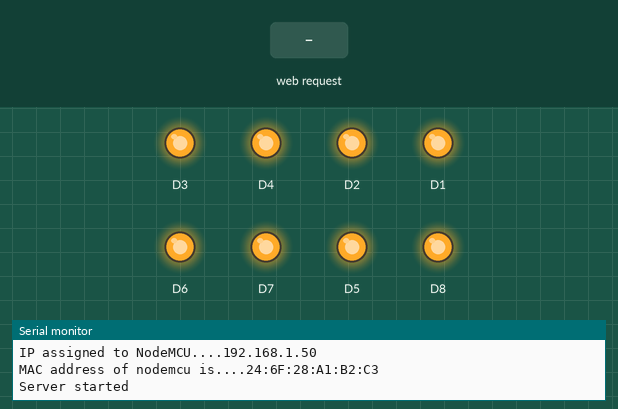
Bench run of a sketch on a simulated ESP8266 (NodeMCU). On the bench: output pins drawn as LEDs (lit = HIGH), the last lines printed to the serial monitor. The inputs (shaded band) are chosen by the test bench. WiFi joins after 1.5 s; servers stay silent unless stated.

Above: at 3.8 s.
3.9 s: HTTP request GET /1/on received
At 4.9 s:
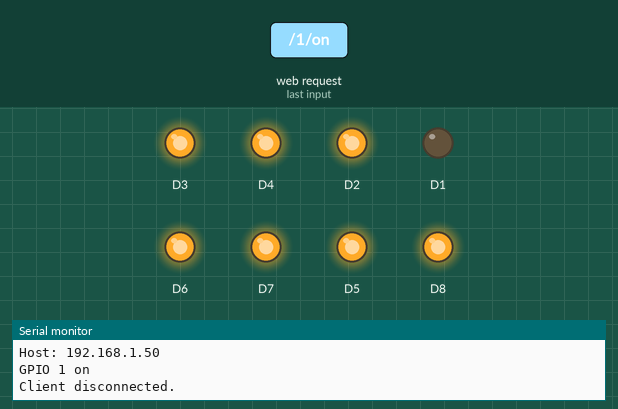
5.4 s: HTTP request GET /2/on received
At 6.1 s:
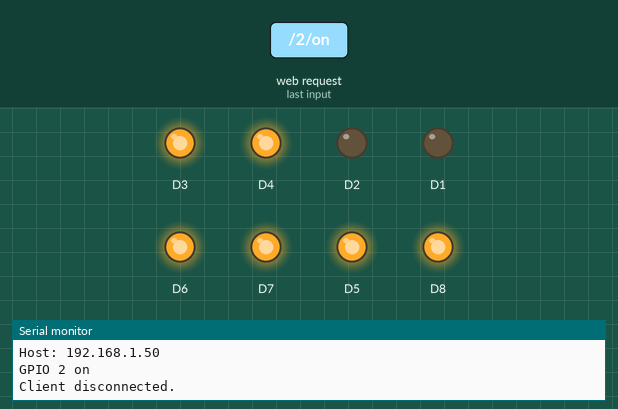
6.9 s: HTTP request GET /1/off received
At 7.3 s:
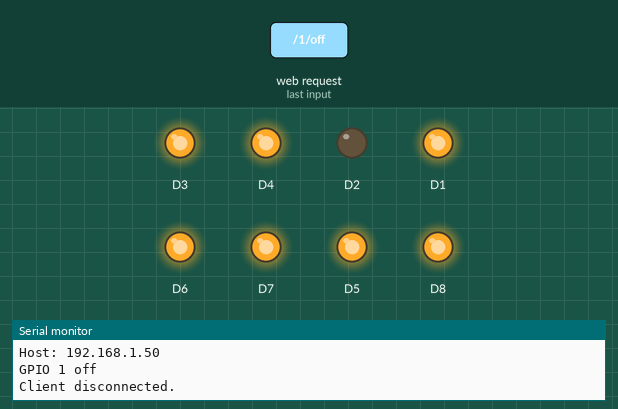
8.4 s: HTTP request GET /3/on received
At 9.6 s:
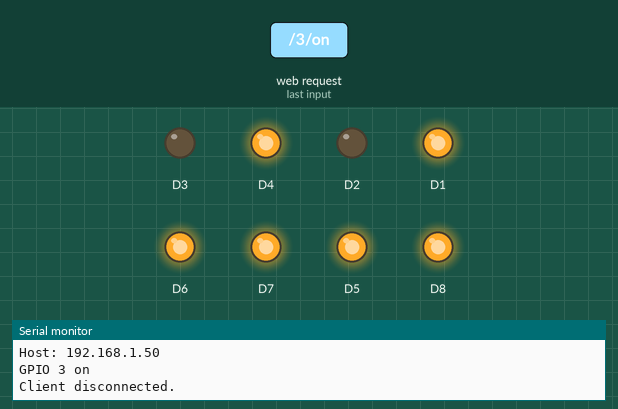
9.9 s: HTTP request GET /2/off received
At 10.8 s:
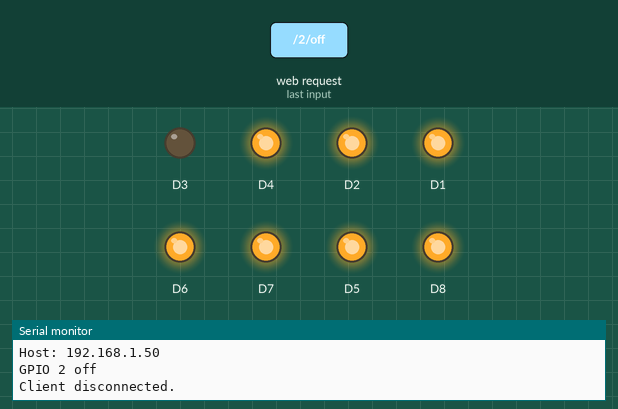
11.4 s: HTTP request GET /4/on received
At 11.8 s:
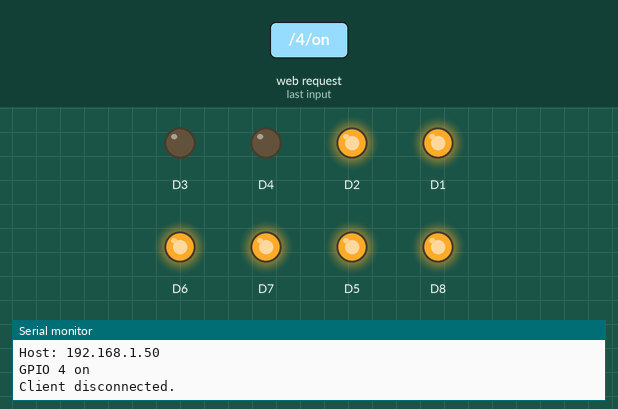
Timing chart, 0 to 13.9 s (numbered marks = the images above; inputs shaded):
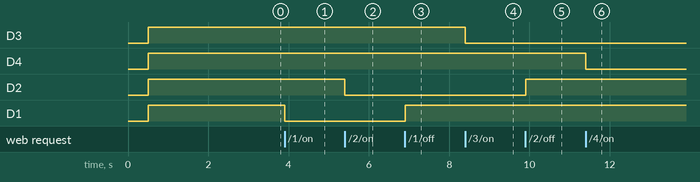

The sketch:

Nodemcu_as_server_1.ino
```cpp
#include <ESP8266WiFi.h>

char ssid[] = "qccesspoint name";
char pass[] = "password goes here";
IPAddress ip(192, 168, 1, 50); //set static ip
IPAddress gateway(192, 168, 1, 1); //set getteway
IPAddress subnet(255, 255, 255, 0);//set subnet
WiFiServer server(80);
//int led1 = 13; // GPIO13
//int led2 = 15; // GPIO15
String header;
String output1State = "off";
String output2State = "off";
String output3State = "off";
String output4State = "off";
String output5State = "off";
String output6State = "off";
String output7State = "off";
String output8State = "off";

void setup() {
  Serial.begin(9600);
  delay(500);
  pinMode(D1, OUTPUT);
  digitalWrite(D1, HIGH);
  pinMode(D2, OUTPUT);
  digitalWrite(D2, HIGH);
  pinMode(D3, OUTPUT);
  digitalWrite(D3, HIGH);
  pinMode(D4, OUTPUT);
  digitalWrite(D4, HIGH);
  pinMode(D5, OUTPUT);
  digitalWrite(D5, HIGH);
  pinMode(D6, OUTPUT);
  digitalWrite(D6, HIGH);
  pinMode(D7, OUTPUT);
  digitalWrite(D7, HIGH);
  pinMode(D8, OUTPUT);
  digitalWrite(D8, HIGH);

  Serial.print("connecting to..");
  Serial.println(ssid);
  delay(500);

  WiFi.disconnect();
  WiFi.config(ip, gateway, subnet);
  WiFi.begin(ssid,pass);


  while(WiFi.status() != WL_CONNECTED)
  {
    delay(500);
    Serial.println(".");
  }
Serial.println("SSID....");
Serial.println(WiFi.SSID());
Serial.println("successfully connected....");

Serial.print("IP assigned to NodeMCU....");
Serial.println(WiFi.localIP());

Serial.print("MAC address of nodemcu is....");
Serial.println(WiFi.macAddress());
WiFi.printDiag(Serial);
server.begin();
  Serial.println("Server started");


}

void loop() {
  WiFiClient client = server.available();   // Listen for incoming clients

  if (client) {                             // If a new client connects,
    Serial.println("New Client.");          // print a message out in the serial port
    String currentLine = "";                // make a String to hold incoming data from the client
    while (client.connected()) {            // loop while the client's connected
      if (client.available()) {             // if there's bytes to read from the client,
        char c = client.read();             // read a byte, then
        Serial.write(c);                    // print it to the serial monitor
        header += c;
        if (c == '\n') {                    // if the byte is a newline character
          // if the current line is blank, you got two newline characters in a row.
          // that's the end of the client HTTP request, so send a response:
          if (currentLine.length() == 0) {
            // HTTP headers always start with a response code (e.g. HTTP/1.1 200 OK)
            // and a content-type so the client knows what's coming, then a blank line:
            client.println("HTTP/1.1 200 OK");
            client.println("Content-type:text/html");
            client.println("Connection: close");
            client.println();

            // turns the GPIOs on and off
            if (header.indexOf("GET /1/on") >= 0) {           //D1
              Serial.println("GPIO 1 on");
              output1State = "on";
              digitalWrite(D1, LOW);
            } else if (header.indexOf("GET /1/off") >= 0) {
              Serial.println("GPIO 1 off");
              output1State = "off";
              digitalWrite(D1, HIGH);
            } else if (header.indexOf("GET /2/on") >= 0) {      //D2
              Serial.println("GPIO 2 on");
              output2State = "on";
              digitalWrite(D2, LOW);
            } else if (header.indexOf("GET /2/off") >= 0) {
              Serial.println("GPIO 2 off");
              output2State = "off";
              digitalWrite(D2, HIGH);
            } else if (header.indexOf("GET /3/on") >= 0) {          //D3
              Serial.println("GPIO 3 on");
              output3State = "on";
              digitalWrite(D3, LOW);
            } else if (header.indexOf("GET /3/off") >= 0) {
              Serial.println("GPIO 3 off");
              output3State = "off";
              digitalWrite(D3, HIGH);
            } else if (header.indexOf("GET /4/on") >= 0) {          //D4
              Serial.println("GPIO 4 on");
              output4State = "on";
              digitalWrite(D4, LOW);
            } else if (header.indexOf("GET /4/off") >= 0) {
              Serial.println("GPIO 4 off");
              output4State = "off";
              digitalWrite(D4, HIGH);
            } else if (header.indexOf("GET /5/on") >= 0) {          //D5
              Serial.println("GPIO 5 on");
              output5State = "on";
              digitalWrite(D5, LOW);
            } else if (header.indexOf("GET /5/off") >= 0) {
              Serial.println("GPIO 5 off");
              output5State = "off";
              digitalWrite(D5, HIGH);
            } else if (header.indexOf("GET /6/on") >= 0) {          //D6
              Serial.println("GPIO 6 on");
              output6State = "on";
              digitalWrite(D6, LOW);
            } else if (header.indexOf("GET /6/off") >= 0) {
              Serial.println("GPIO 6 off");
              output6State = "off";
              digitalWrite(D6, HIGH);
            } else if (header.indexOf("GET /7/on") >= 0) {          //D7
              Serial.println("GPIO 7 on");
              output7State = "on";
              digitalWrite(D7, LOW);
            } else if (header.indexOf("GET /7/off") >= 0) {
              Serial.println("GPIO 7 off");
              output7State = "off";
              digitalWrite(D7, HIGH);
            } else if (header.indexOf("GET /8/on") >= 0) {          //D8
              Serial.println("GPIO 8 on");
              output8State = "on";
              digitalWrite(D8, LOW);
            } else if (header.indexOf("GET /8/off") >= 0) {
              Serial.println("GPIO 8 off");
              output8State = "off";
              digitalWrite(D8, HIGH);
            }


            // Display the HTML web page
            client.println("<!DOCTYPE html><html>");
            client.println("<head><meta name=\"viewport\" content=\"width=device-width, initial-scale=1\">");
            client.println("<link rel=\"icon\" href=\"data:,\">");
            // CSS to style the on/off buttons
            // Feel free to change the background-color and font-size attributes to fit your preferences
            client.println("<style>html { font-family: Helvetica; display: inline-block; margin: 0px auto; text-align: center;}");
            client.println(".button { background-color: #195B6A; border: none; color: white; padding: 16px 40px;");
            client.println("text-decoration: none; font-size: 30px; margin: 2px; cursor: pointer;}");
            client.println(".button2 {background-color: #77878A;}</style></head>");

            // Web Page Heading
            client.println("<body><h1>ESP8266 Home Automation</h1>");

            // Display current state, and ON/OFF buttons for D1
            client.println("<p>D1 - State " + output1State + "</p>");
            // If the output1State is off, it displays the ON button
            if (output1State=="off") {
              client.println("<p><a href=\"/1/on\"><button class=\"button\">ON</button></a></p>");
            } else {
              client.println("<p><a href=\"/1/off\"><button class=\"button button2\">OFF</button></a></p>");
            }

            // Display current state, and ON/OFF buttons for D2
            client.println("<p>D2 - State " + output2State + "</p>");
            // If the output2State is off, it displays the ON button
            if (output2State=="off") {
              client.println("<p><a href=\"/2/on\"><button class=\"button\">ON</button></a></p>");
            } else {
              client.println("<p><a href=\"/2/off\"><button class=\"button button2\">OFF</button></a></p>");
            }
            // Display current state, and ON/OFF buttons for D3
            client.println("<p>D3 - State " + output3State + "</p>");
            // If the output2State is off, it displays the ON button
            if (output3State=="off") {
              client.println("<p><a href=\"/3/on\"><button class=\"button\">ON</button></a></p>");
            } else {
              client.println("<p><a href=\"/3/off\"><button class=\"button button3\">OFF</button></a></p>");
            }
            // Display current state, and ON/OFF buttons for D4
            client.println("<p>D4 - State " + output4State + "</p>");
            // If the output2State is off, it displays the ON button
            if (output4State=="off") {
              client.println("<p><a href=\"/4/on\"><button class=\"button\">ON</button></a></p>");
            } else {
              client.println("<p><a href=\"/4/off\"><button class=\"button button4\">OFF</button></a></p>");
            }
            // Display current state, and ON/OFF buttons for D5
            client.println("<p>D5 - State " + output5State + "</p>");
            // If the output2State is off, it displays the ON button
            if (output5State=="off") {
              client.println("<p><a href=\"/5/on\"><button class=\"button\">ON</button></a></p>");
            } else {
              client.println("<p><a href=\"/5/off\"><button class=\"button button5\">OFF</button></a></p>");
            }
            // Display current state, and ON/OFF buttons for D6
            client.println("<p>D6 - State " + output6State + "</p>");
            // If the output2State is off, it displays the ON button
            if (output6State=="off") {
              client.println("<p><a href=\"/6/on\"><button class=\"button\">ON</button></a></p>");
            } else {
              client.println("<p><a href=\"/6/off\"><button class=\"button button6\">OFF</button></a></p>");
            }
            // Display current state, and ON/OFF buttons for D7
            client.println("<p>D7 - State " + output7State + "</p>");
            // If the output2State is off, it displays the ON button
            if (output7State=="off") {
              client.println("<p><a href=\"/7/on\"><button class=\"button\">ON</button></a></p>");
            } else {
              client.println("<p><a href=\"/7/off\"><button class=\"button button7\">OFF</button></a></p>");
            }
            // Display current state, and ON/OFF buttons for D8
            client.println("<p>D8 - State " + output8State + "</p>");
            // If the output2State is off, it displays the ON button
            if (output8State=="off") {
              client.println("<p><a href=\"/8/on\"><button class=\"button\">ON</button></a></p>");
            } else {
              client.println("<p><a href=\"/8/off\"><button class=\"button button8\">OFF</button></a></p>");
            }

            client.println("</body></html>");

            // The HTTP response ends with another blank line
            client.println();
            // Break out of the while loop
            break;
          } else { // if you got a newline, then clear currentLine
            currentLine = "";
          }
        } else if (c != '\r') {  // if you got anything else but a carriage return character,
          currentLine += c;      // add it to the end of the currentLine
        }
      }
    }
    // Clear the header variable
    header = "";
    // Close the connection
    client.stop();
    Serial.println("Client disconnected.");
    Serial.println("");
  }
}
```

Measured:
- after the input at 3.9 s, D1: HIGH → LOW at once
- after the input at 5.4 s, D2: HIGH → LOW at once
- after the input at 6.9 s, D1: LOW → HIGH at once
- after the input at 8.4 s, D3: HIGH → LOW at once
- after the input at 9.9 s, D2: LOW → HIGH at once
- after the input at 11.4 s, D4: HIGH → LOW at once
